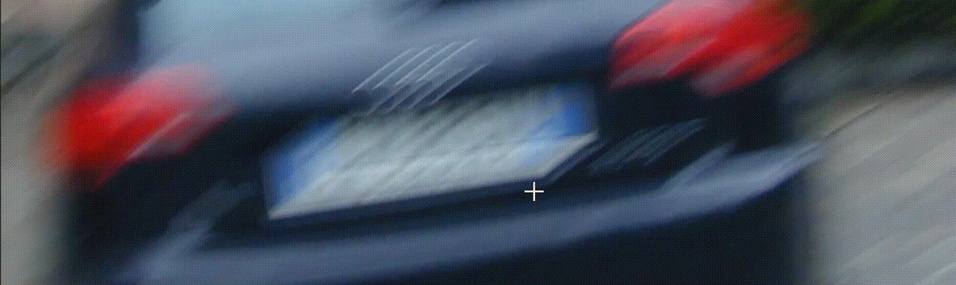
#> input picture 05_06_彩色、影像重建/carplate.jpg, 956 x 285 px, shrunk from 1456 x 434 before the run
$ jupyter execute '05_模糊.ipynb'
#> lines starting #> are read from the running program, lines starting #| are printed output that depends on the picture
[cell 1]
import cv2
import numpy as np

def estimate_motion_blur_kernel(size, angle, thickness=1):
    """
    生成運動模糊核
    """
    kernel = np.zeros((size, size))
    center = size // 2
    cv2.line(kernel, (center, 0), (center, size - 1), 1, thickness=thickness)
    rotation_matrix = cv2.getRotationMatrix2D((center, center), angle, 1)
    kernel = cv2.warpAffine(kernel, rotation_matrix, (size, size))
    kernel /= kernel.sum()
    return kernel

def wiener_filter(image, kernel, K):
    """
    使用維納濾波還原模糊影像
    """
    result = np.zeros_like(image)
    for i in range(image.shape[2]):  # 對每個通道處理
        channel = image[:, :, i]
        kernel_padded = np.pad(kernel, [(0, channel.shape[0] - kernel.shape[0]),
                                        (0, channel.shape[1] - kernel.shape[1])],
                               mode='constant')
        kernel_fft = np.fft.fft2(kernel_padded)
        channel_fft = np.fft.fft2(channel)
        kernel_conj = np.conj(kernel_fft)
        wiener_result = (kernel_conj / (np.abs(kernel_fft)**2 + K)) * channel_fft
        result[:, :, i] = np.abs(np.fft.ifft2(wiener_result))
    return result

def update(val):
    """
    更新還原結果
    """
    size = cv2.getTrackbarPos('Kernel Size', 'Motion Blur Restoration')
    angle = cv2.getTrackbarPos('Angle', 'Motion Blur Restoration')
    noise = cv2.getTrackbarPos('Noise (K)', 'Motion Blur Restoration') / 10000.0
    thickness = cv2.getTrackbarPos('Thickness', 'Motion Blur Restoration')

    # 防止 size 為偶數或太小
    size = max(3, size | 1)
    thickness = max(1, thickness)

    # 更新模糊核
    kernel = estimate_motion_blur_kernel(size, angle, thickness)

    # 更新還原影像
    restored = wiener_filter(blurred_img, kernel, noise)

    # 顯示更新結果
    restored_disp = cv2.convertScaleAbs(restored)
    cv2.imshow('Restored Image', restored_disp)

# 設定影像路徑
image_path = 'carplate.jpg'

# 讀取彩色影像
original_img = cv2.imread(image_path, cv2.IMREAD_COLOR)
#> original_img is the input picture: shape (285, 956, 3); mean B, G, R 94.2, 80.5, 77.5
if original_img is None:
    raise FileNotFoundError(f"Image not found at path: {image_path}")

print(f"Image shape: {original_img.shape}")  # 檢查影像尺寸
#| Image shape: (285, 956, 3)
blurred_img = original_img.copy()

# 創建 OpenCV 視窗
cv2.namedWindow('Motion Blur Restoration')
cv2.imshow('Original Image', blurred_img)

# 創建滑桿
cv2.createTrackbar('Kernel Size', 'Motion Blur Restoration', 15, 50, update)
cv2.createTrackbar('Angle', 'Motion Blur Restoration', 36, 360, update)
cv2.createTrackbar('Noise (K)', 'Motion Blur Restoration', 1, 10000, update)
cv2.createTrackbar('Thickness', 'Motion Blur Restoration', 1, 10, update)

# 初始化結果視窗
update(0)
#> the loop in wiener_filter, `for i in range(image.shape[2]):` made 3 passes
#> pass 1, in wiener_filter, `channel = image[:, :, i]`:
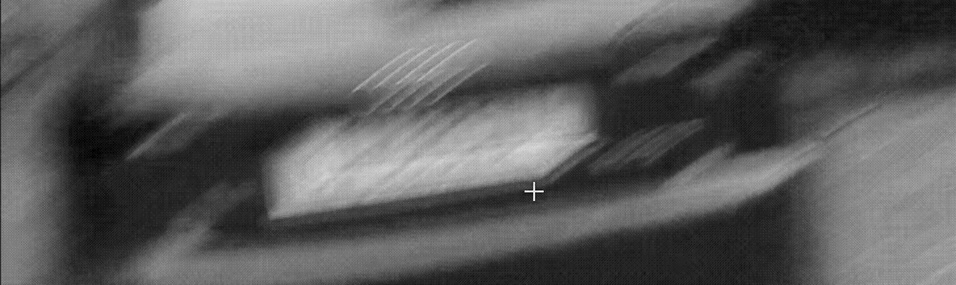
#> channel: shape (285, 956); min 0, max 255, mean 94.2
#> pass 2, in wiener_filter, `channel = image[:, :, i]`:
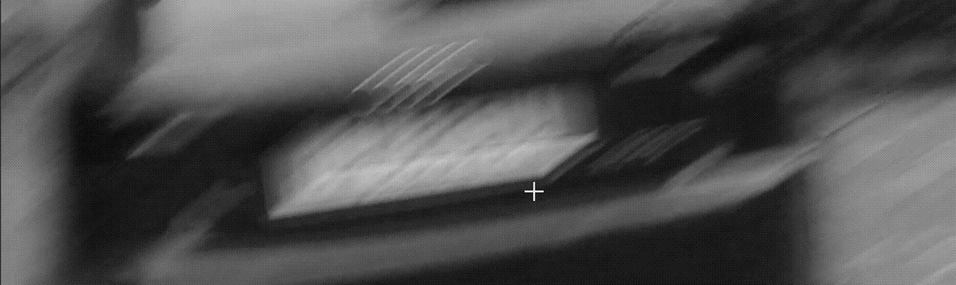
#> channel: shape (285, 956); min 1, max 255, mean 80.5
#> pass 3, in wiener_filter, `channel = image[:, :, i]`:
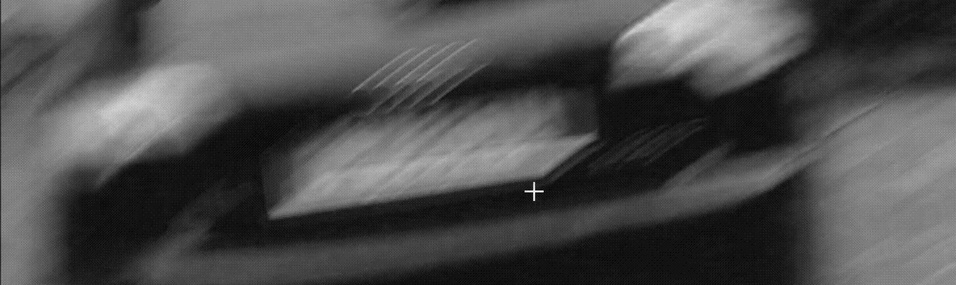
#> channel: shape (285, 956); min 0, max 255, mean 77.5
#> after the loop in wiener_filter, `for i in range(image.shape[2]):`:
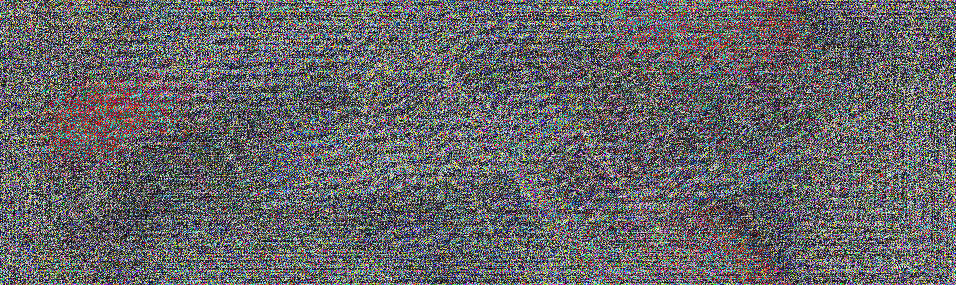
#> result: shape (285, 956, 3); mean B, G, R 104.3, 101.9, 102.3

# 等待用戶操作
cv2.waitKey(0)
cv2.destroyAllWindows()

[cell 2]
import tkinter as tk
from PIL import Image, ImageTk
import numpy as np
import math

# 初始化全局變數
x_start, y_start, x_end, y_end = None, None, None, None

def calculate_angle(event):
    """
    畫布中的事件處理函數，用於計算線段的角度
    """
    global x_start, y_start, x_end, y_end
    if x_start is None and y_start is None:
        # 設定起點
        x_start, y_start = event.x, event.y
    else:
        # 設定終點
        x_end, y_end = event.x, event.y

        # 計算與水平線的角度
        dx = x_end - x_start
        dy = y_start - y_end  # 注意 Y 軸方向
        angle = math.degrees(math.atan2(dy, dx))  # 計算角度

        # 顯示結果
        angle_label.config(text=f"Angle: {angle:.2f}°")

        # 繪製線條
        canvas.create_line(x_start, y_start, x_end, y_end, fill="blue", width=2)

        # 重置起點
        x_start, y_start = None, None

def reset_canvas():
    """
    清除畫布並重置所有變數
    """
    global x_start, y_start, x_end, y_end
    x_start, y_start, x_end, y_end = None, None, None, None
    canvas.delete("all")
    canvas.create_image(0, 0, anchor=tk.NW, image=tk_image)
    angle_label.config(text="Angle: N/A")

# 創建 Tkinter 主視窗
root = tk.Tk()
root.title("Draw on Image and Calculate Angle")

# 讀取影像
image_path = 'carplate.jpg'
original_img = Image.open(image_path)
#> original_img: PIL image 956x285 RGB

# 截取區域（模糊部分）
cropped_img = original_img.convert("L")  # x1, y1, x2, y2
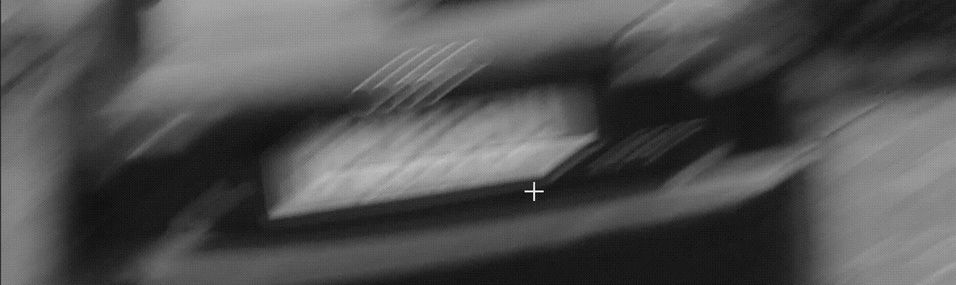
#> cropped_img: PIL image 956x285 L; min 1, max 255, mean 81.1

# 轉換為 Tkinter 可用的影像
tk_image = ImageTk.PhotoImage(cropped_img)

# 創建畫布
canvas = tk.Canvas(root, width=cropped_img.width, height=cropped_img.height, bg="white")
canvas.pack()

# 在畫布上顯示影像
canvas.create_image(0, 0, anchor=tk.NW, image=tk_image)

# 綁定滑鼠事件
canvas.bind("<Button-1>", calculate_angle)

# 顯示角度的標籤
angle_label = tk.Label(root, text="Angle: N/A", font=("Arial", 14))
angle_label.pack()

# 清除按鈕
reset_button = tk.Button(root, text="Reset", command=reset_canvas, font=("Arial", 12))
reset_button.pack()

# 啟動 Tkinter 主循環
root.mainloop()

[cell 3]
import cv2
# 讀取彩色影像
original_img = cv2.imread('C:/Users/evan6/OneDrive - 淡江大學/蕭兆翔博班/課程Course/2024影像處理/05_模糊/dai0.jpg')
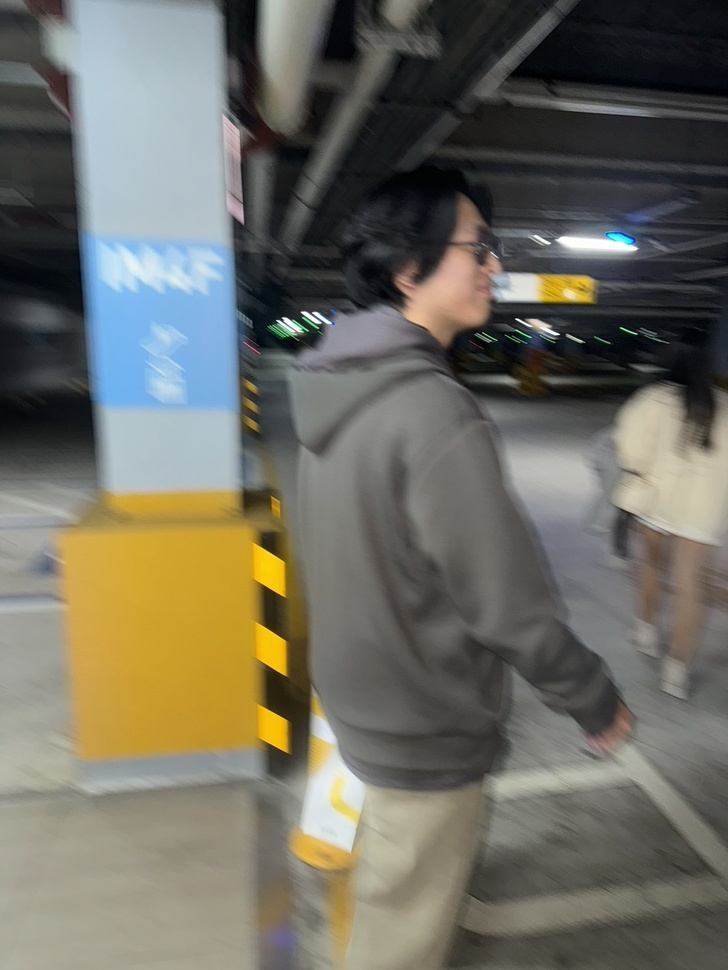
#> input picture 05_06_彩色、影像重建/dai0.jpg, 728 x 970 px, shrunk from 1108 x 1477 before the run, found by its file name
#> original_img is the input picture: shape (970, 728, 3); mean B, G, R 98.3, 109, 110.6
print(original_img)
#> (printed output is left out)
